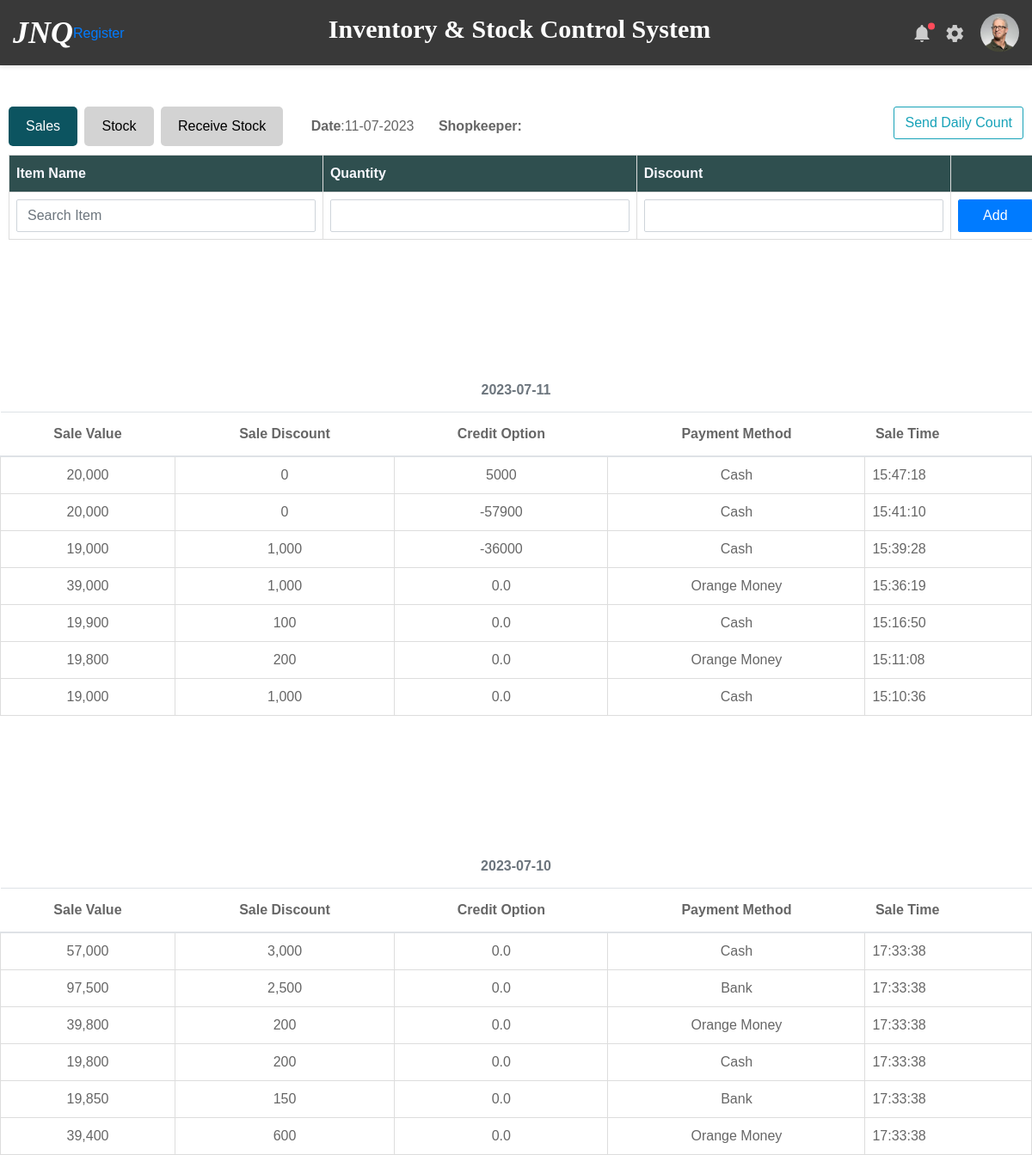
/1/shop, run on an earlier commit of the app's database.
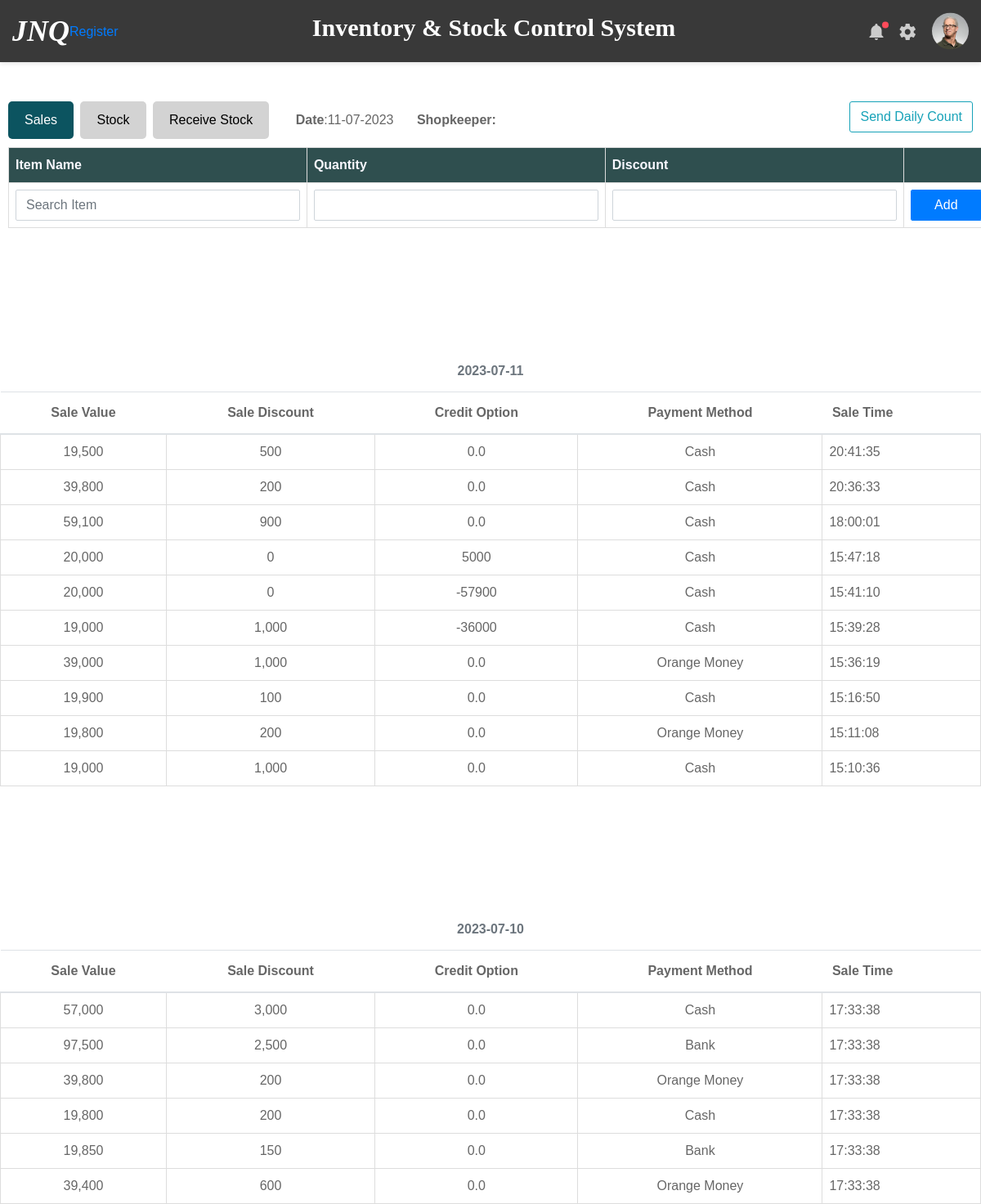
And on a later commit of the database.
### inventory/models.py (models this page shows)
class Sale(db.Model):
    id = db.Column(db.Integer, primary_key=True)
    sales_value = db.Column(db.Integer, nullable=False)
    sales_discount = db.Column(db.Integer, nullable=False)
    payment_method = db.Column(db.String(80), nullable=False)
    transaction_id = db.Column(db.String(60))
    date_sold = db.Column(db.DateTime, default=datetime.now)
    shop_id = db.Column(db.Integer, db.ForeignKey('shop.id'))
    debtor_id = db.Column(db.Integer, db.ForeignKey('debtor.id'))
    credit_option = db.Column(db.Boolean)
    amount_paid = db.Column(db.Integer)
    sale_items = db.relationship('StockSold', backref='sale_group', lazy=True)

### inventory/routes.py (the view, shortened to what this page needs)
@app.route('/<int:shop_id>/shop', methods=['GET', 'POST'])
def stock_sold(shop_id):
    shop = Shop.query.get_or_404(shop_id)
    selection_form = ShopStockSoldForm()
    sales_form = SaleForm()
    cart_items = StockSold.query.filter_by(sale_id=None).all()
    total_amount = 0
    for item in cart_items:
        total_amount += item.item_value
    sales_lookup = {}
    total_discount = {}
    Date = today_date()
    current_date = datetime.now()
    sales_entries = Sale.query.filter(Sale.date_sold <= current_date, Sale.shop_id == shop.id
                                           ).order_by(Sale.date_sold.desc()).all()
    for entry in sales_entries:
        entry_id = entry.id
        total_discount[entry_id] = sum([(item.item_discount*item.item_quantity) for item in entry.sale_items]) + entry.sales_discount
        date = entry.date_sold.date()
        if date in sales_lookup:
            sales_lookup[date].append(entry)
        else:
            sales_lookup[date] = [entry]
    return render_template('stock_sold.html', selection_form=selection_form, sales_lookup=sales_lookup, Date=Date, shop=shop,
                           sales_form=sales_form, cart_items=cart_items, total_amount=total_amount,
                           sales_entries=sales_entries, total_discount=total_discount)

### inventory/forms.py
class ShopStockSoldForm(FlaskForm):
    item_name = SearchField('Search Item Name')
    item_quantity = IntegerField('Quantity Sold', validators=[DataRequired()])
    item_discount = IntegerField('Discount', validators=[Optional()])
    submit = SubmitField('Add')

class SaleForm(FlaskForm):
    sale_discount = IntegerField('Sale Discount', validators=[Optional()])
    payment_method = SelectField('Payment Method', choices=payment_methods_list, default=None)
    transaction_id = StringField('Transaction ID', validators=[Optional()])
    credit_option = BooleanField('Credit Option')
    submit = SubmitField('Record Sale')

### inventory/routes.py (called while the page is built)
def today_date():
    date_today = datetime.today().strftime('%d-%m-%Y')
    return date_today

### inventory/templates/stock_sold.html (shortened to what this page needs)
{% extends 'layout.html' %}
{% block content %}
    {% if current_user.user_role == 'Admin' %}
    <a href="{{ url_for('view_shop', shop_id = shop.id) }}" class="btn btn-secondary ml-2 mb-2">Back to Shop</a>
    {% else %}
    <div class="button-container">
        <a href="{{ url_for('stock_sold', shop_id=shop.id)}}" class="button active">Sales</a>
        <a href="{{ url_for('view_shop', shop_id=shop.id)}}"class="button">Stock</a>
        <a href="{{ url_for('stock_received', shop_id=shop.id)}}" class="button">Receive Stock</a>
        <a class="ml-4"><strong>Date</strong>:{{Date}}</a>
        <a class="ml-4"><strong>Shopkeeper:</strong>{{shop.shopkeeper}}</a>
        <div class="float-right"><a href="{{ url_for('daily_count', shop_id=shop.id)}}" class="btn btn-outline-info">Send Daily Count</a></div>
    </div>
    {% endif %}
    <table class="table" id="CartTable">
        <thead>
            <tr>
                <th>Item Name</th>
                <th>Quantity</th>
                <th>Discount</th>
                <th></th>
            </tr>
        </thead>
        <tbody>
            <tr>
                <form method="POST">
                    <td>{{ selection_form.item_name(class="form-control", id="searchItemName", placeholder="Search Item") }}</td>
                    <td>{{ selection_form.item_quantity(class="form-control") }}</td>
                    <td>{{ selection_form.item_discount(class="form-control") }}</td>
                    <td>{{ selection_form.submit(class="form-control btn btn-primary") }}</td>
                </form>
            </tr>
        </tbody>
    </table>
    {% if not sales_lookup %}
        <div class="text-center mt-4"><h5 class="font-italic">There are no sales for this shop yet.</h5></div>
    {% else %}
        {% for date in sales_lookup.keys() %}
            {% if current_user.user_role != 'Admin'%}
            <div class="table" id="SalesTable">
                {% else %}
                <div class="table">
                    {% endif %}
                    <table class="table mt-4">
                        <thead>
                            <caption style="caption-side: top; text-align: center"><span><strong>{{date}}</strong></span></caption>
                            <tr>
                                <th class="text-center">Sale Value</th>
                                <th class="text-center">Sale Discount</th>
                                <th class="text-center">Credit Option </th>
                                <th class="text-center">Payment Method</th>
                                <th colspan="2">Sale Time</th>
                            </tr>
                        </thead>
                        <tbody>
                            {% for entry in sales_lookup[date] %}
                            <tr>
                                <td class="text-center">{{ "{:,}".format (entry.sales_value) }}</td>
                                <td class="text-center">{{ "{:,}".format (total_discount[entry.id]) }}</td>
                                {% if entry.credit_option %}
                                    <td class="text-center">{{ entry.sales_value - entry.amount_paid }}</td>
                                {% else %}
                                    <td class="text-center">0.0</td>
                                {% endif %}
                                <td class="text-center">{{ entry.payment_method }}</td>
                                <td>{{ entry.date_sold.strftime('%H:%M:%S') }}</td>
                            </tr>
                            {% endfor %}
                        </tbody>
                    </table>
                </div>
        {% endfor %}
    {% endif %}
{% endblock %}

### inventory/templates/layout.html (shortened to what this page needs)
<!DOCTYPE html>
<html lang="en">
<head>
    <link href="{{ url_for('static', filename='css/font-face.css') }}" rel="stylesheet" media="all">
    <link href="{{ url_for('static', filename='vendor/font-awesome-4.7/css/font-awesome.min.css') }}" rel="stylesheet" media="all">
    <link href="{{ url_for('static', filename='vendor/font-awesome-5/css/fontawesome-all.min.css') }}" rel="stylesheet" media="all">
    <link href="{{ url_for('static', filename='vendor/mdi-font/css/material-design-iconic-font.min.css') }}" rel="stylesheet" media="all">
    <link href="{{ url_for('static', filename='vendor/bootstrap-4.1/bootstrap.min.css') }}" rel="stylesheet" media="all">
    <link href="{{ url_for('static', filename='vendor/animsition/animsition.min.css') }}" rel="stylesheet" media="all">
    <link href="{{ url_for('static', filename='vendor/bootstrap-progressbar/bootstrap-progressbar-3.3.4.min.css') }}" rel="stylesheet" media="all">
    <link href="{{ url_for('static', filename='vendor/wow/animate.css') }}" rel="stylesheet" media="all">
    <link href="{{ url_for('static', filename='vendor/css-hamburgers/hamburgers.min.css') }}" rel="stylesheet" media="all">
    <link href="{{ url_for('static', filename='vendor/slick/slick.css') }}" rel="stylesheet" media="all">
    <link href="{{ url_for('static', filename='vendor/select2/select2.min.css') }}" rel="stylesheet" media="all">
    <link href="{{ url_for('static', filename='vendor/perfect-scrollbar/perfect-scrollbar.css') }}" rel="stylesheet" media="all">
    <link href="{{ url_for('static', filename='css/main.css') }}" rel="stylesheet" media="all">
</head>
<body class="animsition">
        <header class="header-desktop3 d-none d-lg-block">
            <div class="section__content section__content--p35">
                <div class="header3-wrap">
                    <div class="header__logo">
                        <h1><span style="color: white; font-family: Algerian"><i>JNQ</i></span></h1>
                        <a href="{{ url_for('register_user' )}}">Register</a>
                    </div>
                     {% if current_user.is_authenticated and current_user.user_role == 'Admin' %}
                        <div class="header__navbar">
                            <ul class="list-unstyled">
                                <li class="has-sub">
                                    <a href="{{ url_for('home') }}">
                                        <i class="bot-line"></i>Dashboard
                                    </a>
                                </li>
                                <li class="has-sub">
                                    <a href="#">
                                        <span class="bot-line"></span>Stores</a>
                                    <ul class="header3-sub-list list-unstyled">
                                        <li>
                                            <a href="{{ url_for('register_store')}}">Add</a>
                                        </li>
                                        <li>
                                            <a href="{{ url_for('view_stores')}}">View</a>
                                        </li>
                                    </ul>
                                </li>
                                <li class="has-sub">
                                    <a href="#">
                                        <span class="bot-line"></span>Users</a>
                                    <ul class="header3-sub-list list-unstyled">
                                        <li>
                                            <a href="{{ url_for('register_user') }}">Register</a>
                                        </li>
                                        <li>
                                            <a href="{{url_for('view_users')}}">View</a>
                                        </li>
                                    </ul>
                                </li>
                                <li class="has-sub">
                                    <a href="#">
                                        <span class="bot-line"></span>Shops</a>
                                    <ul class="header3-sub-list list-unstyled">
                                        <li>
                                            <a href="{{ url_for('register_shop') }}">Add</a>
                                        </li>
                                        <li>
                                            <a href="{{ url_for('view_shops') }}">View</a>
                                        </li>
                                    </ul>
                                </li>
                                <li class="has-sub">
                                    <a href="#">
                                        <span class="bot-line"></span>Suppliers</a>
                                    <ul class="header3-sub-list list-unstyled">
                                        <li>
                                            <a href="login.html">Register</a>
                                        </li>
                                        <li>
                                            <a href="register.html">View</a>
                                        </li>
                                    </ul>
                                </li>
                                <li class="has-sub">
                                    <a href="#">
                                        <span class="bot-line"></span>Debtors</a>
                                    <ul class="header3-sub-list list-unstyled">
                                        <li>
                                            <a href="{{ url_for('view_debtors')}}">View</a>
                                        </li>
                                    </ul>
                                </li>
                                <li class="has-sub">
                                    <a href="#">
                                        <span class="bot-line"></span>Items</a>
                                    <ul class="header3-sub-list list-unstyled">
                                        <li>
                                            <a href="{{ url_for('add_items')}}">Add</a>
                                        </li>
                                        <li>
                                            <a href="{{ url_for('view_items')}}">View</a>
                                        </li>
                                    </ul>
                                </li>
                                <li class="has-sub">
                                    <a href="#">
                                        <span class="bot-line"></span>Accounts</a>
                                    <ul class="header3-sub-list list-unstyled">
                                        <li>
                                            <a href="{{ url_for('add_account')}}">Add</a>
                                        </li>
                                        <li>
                                            <a href="{{ url_for('view_accounts')}}">View</a>
                                        </li>
                                    </ul>
                                </li>
                            </ul>
                        </div>
                    {% else %}
                         <a href="{{ url_for('login') }}"><h2 style="color: white; font-family: Verdana">
                             Inventory & Stock Control System</h2></a>
                    {% endif %}
                    <div class="header__tool">
                        <div class="header-button-item has-noti js-item-menu">
                            <i class="zmdi zmdi-notifications"></i>
                        </div>
                        <div class="header-button-item js-item-menu">
                            <i class="zmdi zmdi-settings"></i>
                        </div>
                        <div class="account-wrap">
                            <div class="account-item account-item--style2 clearfix js-item-menu">
                                <div class="image">
                                    <img src="../static/images/icon/avatar-01.jpg" alt="John Doe" />
                                </div>
                            </div>
                        </div>
                    </div>
                </div>
            </div>
        </header>
    {% block content %}
    {% endblock %}
</body>
</html>

What changed in the data, as far as the page shows it:
added Sale: sales_value "19,500", total_discount "500", shows "0.0", payment_method "Cash", date_sold "20:41:35", shown under "2023-07-11"
added Sale: sales_value "39,800", total_discount "200", shows "0.0", payment_method "Cash", date_sold "20:36:33", shown under "2023-07-11"
added Sale: sales_value "59,100", total_discount "900", shows "0.0", payment_method "Cash", date_sold "18:00:01", shown under "2023-07-11"
